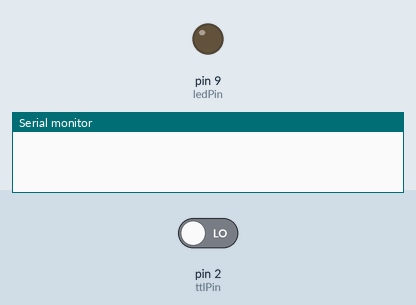
Simulated run of this sketch. Board: Arduino Uno, built with avr-gcc and run on an emulated ATmega328P. On the bench: output pins drawn as LEDs (lit = HIGH), the last lines printed to the serial monitor. The test bench sets the inputs (shaded band); at power-on: pin 2 (ttlPin) LOW.

Above: at 2.2 s.
2.3 s: pin 2 (ttlPin) driven HIGH
At 3.9 s:
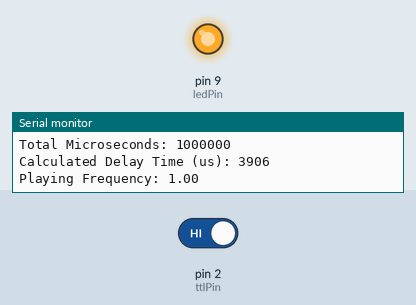
Timing chart, 0 to 64.9 s (numbered marks = the images above; inputs shaded):
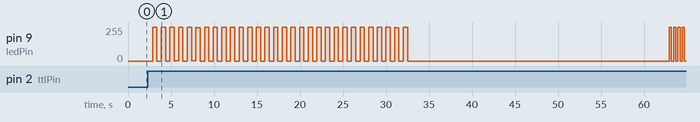

The sketch:

manual_TTL.ino
```cpp
const int ledPin = 9;           // PWM pin to output the sinusoidal wave
const int ttlPin = 2;           // TTL input pin

const int waveSamples = 256;    // Number of samples for a full wave
int wave[waveSamples];          // Array to hold sine wave values
volatile bool trigger = false;  // Flag to start the sequence
bool sequenceRunning = false;   // Flag to indicate if the sequence is running
unsigned long sequenceStartTime = 0; // Time when the sequence started

const int amplitude = 255;      // Amplitude of the sine wave (0 to 255, brightness)
const float phaseShift = 90.0;  // Phase shift in degrees (0 to 360), adjust as needed
const float stimulusDuration = 30.0; // Duration for each frequency in seconds
const float offDuration = 30.0; // Duration for each off period in seconds

const int frequencyList[] = {1, 2, 5, 10, 20, 30}; // List of frequencies
const int totalFrequencies = sizeof(frequencyList) / sizeof(frequencyList[0]); // Number of frequencies
int currentFrequencyIndex = 0;  // Index to track the current frequency
float frequency;                // Current frequency value
unsigned long delayTime;        // Delay time in microseconds

void setup() {
  Serial.begin(9600);           // Start serial communication for debugging
  while (!Serial) {
    ; // Wait for serial port to connect. Needed for native USB port only
  }
  delay(1000);                  // Adding a delay to ensure Serial communication is ready

  pinMode(ledPin, OUTPUT);      // Set ledPin as an output
  pinMode(ttlPin, INPUT);       // Set ttlPin as an input
  attachInterrupt(digitalPinToInterrupt(ttlPin), triggerWave, RISING); // Attach an interrupt to ttlPin
}

void loop() {
  if (trigger && !sequenceRunning) {
    // Start the sequence if triggered and not already running
    sequenceRunning = true;
    trigger = false; // Reset the trigger
    sequenceStartTime = millis(); // Record the start time
    currentFrequencyIndex = 0; // Start from the first frequency
    Serial.println("Starting frequency sequence.");
  }

  if (sequenceRunning) {
    unsigned long currentTime = millis();
    unsigned long elapsedTime = (currentTime - sequenceStartTime) / 1000; // Convert to seconds

    // Calculate the total duration of the sequence
    unsigned long totalDuration = (stimulusDuration + offDuration) * totalFrequencies;

    if (elapsedTime >= totalDuration) {
      // Sequence complete
      Serial.println("Sequence complete.");
      analogWrite(ledPin, 0); // Turn off the LED after the sequence is complete
      sequenceRunning = false; // Reset the flag to allow the sequence to start again
      return;
    }

    // Determine the current frequency index
    int freqIndex = elapsedTime / (unsigned long)(stimulusDuration + offDuration);

    if (freqIndex >= totalFrequencies) {
      freqIndex = totalFrequencies - 1; // Ensure index does not exceed bounds
    }

    currentFrequencyIndex = freqIndex;
    frequency = frequencyList[currentFrequencyIndex]; // Update the frequency
    generateWaveform(); // Generate the sine wave values for the new frequency
    calculateDelayTime(); // Recalculate the delay time for the new frequency

    unsigned long phaseTime = elapsedTime % (unsigned long)(stimulusDuration + offDuration);

    if (phaseTime < stimulusDuration) { // During the stimulus period
      Serial.print("Playing Frequency: "); Serial.println(frequency);
      playWaveform(); // Play the waveform for the stimulus duration
    } else {
      // During the off period
      Serial.println("Frequency off period.");
      delay(offDuration * 1000); // Wait for off duration
    }
  }
}

void setFrequency() {
  frequency = frequencyList[currentFrequencyIndex]; // Set the current frequency from the list
}

void generateWaveform() {
  float phaseShiftRad = phaseShift * PI / 180.0;  // Convert phase shift to radians

  for (int i = 0; i < waveSamples; i++) {
    float angle = (2 * PI * i / waveSamples);  // Normalized angle from 0 to 2*PI
    wave[i] = int((sin(angle - phaseShiftRad) + 1) * (amplitude / 2.0));  // Apply phase shift
  }
}

void calculateDelayTime() {
  float period = 1.0 / frequency;                    // Calculate period in seconds
  unsigned long totalMicroseconds = period * 1e6;    // Convert period to microseconds
  delayTime = totalMicroseconds / waveSamples;       // Calculate delay time for each sample

  // Debugging output
  Serial.print("Period (s): "); Serial.println(period);
  Serial.print("Total Microseconds: "); Serial.println(totalMicroseconds);
  Serial.print("Calculated Delay Time (us): "); Serial.println(delayTime);
}

void triggerWave() {
  trigger = true; // Set trigger flag to true when a rising edge is detected on ttlPin
}

void playWaveform() {
  unsigned long startTime = millis();
  unsigned long elapsedTime = 0;
  unsigned long lastMicros = micros();  // Record the initial micros() value

  while (elapsedTime < stimulusDuration * 1000) {  // Convert stimulus duration to milliseconds
    for (int i = 0; i < waveSamples; i++) {  // Loop through each sample in the wave
      analogWrite(ledPin, wave[i]);    // Output each sample of the sine wave to ledPin using PWM

      // Wait until the correct interval has passed using micros()
      while (micros() - lastMicros < delayTime) {
        // Wait until the delay time has elapsed
      }
      lastMicros = micros();  // Update the lastMicros for the next iteration
    }
    elapsedTime = millis() - startTime;  // Calculate elapsed time
  }
  analogWrite(ledPin, 0);  // Turn off the LED after the waveform is complete
}
```

Measured:
- after the input at 2.3 s, pin 9 (ledPin): 0/255 → 254/255 after 0.56 s, → 0/255 0.50 s later, → 254/255 0.50 s later, → 0/255 0.50 s later, … (78 changes in this stretch)
